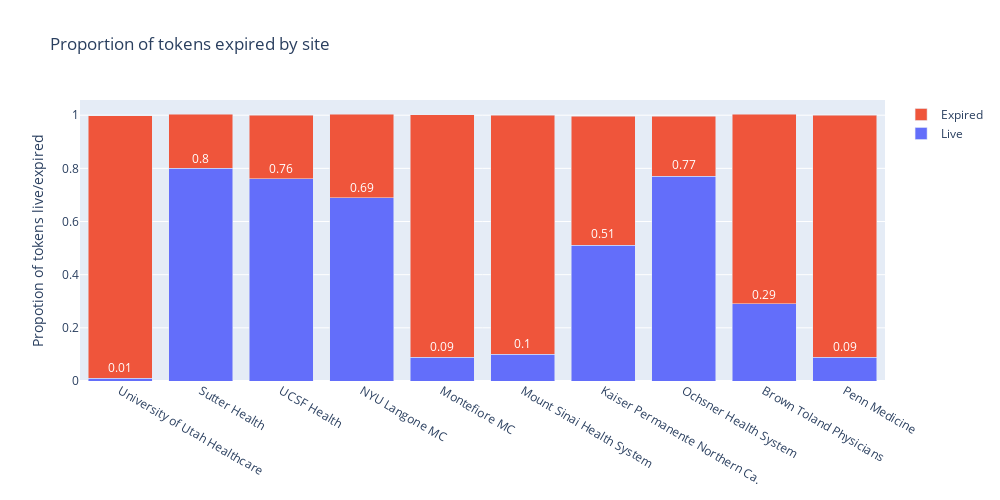

Source (notebook cell):
### Code cell
import plotly.graph_objects as go

fig = go.Figure(data=[
    go.Bar(name='Live', x=grp['provider_d'], y=1-grp['expired_percent'].round(2)),
    go.Bar(name='Expired', x=grp['provider_d'], y=grp['expired_percent']),
])
# Change the bar mode
fig.update_layout(barmode='stack')
fig.update_layout(
#     xaxis_title="X Axis Title",
    height=500,
    width=1000,
    yaxis_title="Propotion of tokens live/expired",
    title={
        'text': "Proportion of tokens expired by site",
        'xanchor': 'left',
    })
i=0
text_height = 5
for i, x in enumerate(grp['provider_d']):
    fig.add_annotation(
        x=x,
        y=1-grp['expired_percent'][i]+0.04, 
        text=str((1-grp['expired_percent'][i]).round(2)),
        showarrow=False,
        font=(dict(color='white'))
    )
    i = i+1
fig.show()

### Figure 1 — Plotly figure (JSON) as saved in the notebook; plotly's stock layout.template omitted (floating-point values rounded to 4 significant figures)
{"data": [{"name": "Live", "type": "bar", "x": ["University of Utah Healthcare", "Sutter Health", "UCSF Health", "NYU Langone MC", "Montefiore MC", "Mount Sinai Health System", "Kaiser Permanente Northern Ca.", "Ochsner Health System", "Brown Toland Physicians", "Penn Medicine"], "y": [0.01, 0.8, 0.76, 0.69, 0.09, 0.1, 0.51, 0.77, 0.29, 0.09]}, {"name": "Expired", "type": "bar", "x": ["University of Utah Healthcare", "Sutter Health", "UCSF Health", "NYU Langone MC", "Montefiore MC", "Mount Sinai Health System", "Kaiser Permanente Northern Ca.", "Ochsner Health System", "Brown Toland Physicians", "Penn Medicine"], "y": [0.988, 0.2041, 0.2404, 0.3136, 0.9118, 0.9, 0.4857, 0.2254, 0.7143, 0.9091]}], "layout": {"annotations": [{"font": {"color": "white"}, "showarrow": false, "text": "0.01", "x": "University of Utah Healthcare", "y": 0.05205}, {"font": {"color": "white"}, "showarrow": false, "text": "0.8", "x": "Sutter Health", "y": 0.8359}, {"font": {"color": "white"}, "showarrow": false, "text": "0.76", "x": "UCSF Health", "y": 0.7996}, {"font": {"color": "white"}, "showarrow": false, "text": "0.69", "x": "NYU Langone MC", "y": 0.7264}, {"font": {"color": "white"}, "showarrow": false, "text": "0.09", "x": "Montefiore MC", "y": 0.1282}, {"font": {"color": "white"}, "showarrow": false, "text": "0.1", "x": "Mount Sinai Health System", "y": 0.14}, {"font": {"color": "white"}, "showarrow": false, "text": "0.51", "x": "Kaiser Permanente Northern Ca.", "y": 0.5543}, {"font": {"color": "white"}, "showarrow": false, "text": "0.77", "x": "Ochsner Health System", "y": 0.8146}, {"font": {"color": "white"}, "showarrow": false, "text": "0.29", "x": "Brown Toland Physicians", "y": 0.3257}, {"font": {"color": "white"}, "showarrow": false, "text": "0.09", "x": "Penn Medicine", "y": 0.1309}], "barmode": "stack", "height": 500, "title": {"text": "Proportion of tokens expired by site", "xanchor": "left"}, "width": 1000, "yaxis": {"title": {"text": "Propotion of tokens live/expired"}}}}
